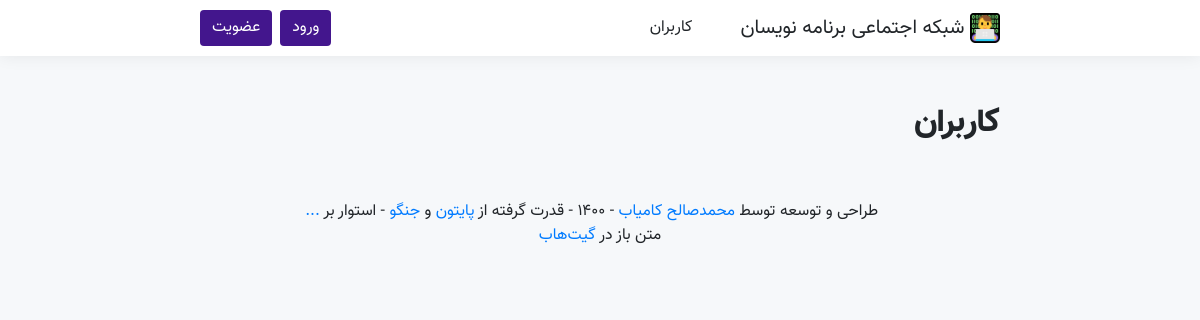
The page /user/all/?page=1/ on the database as committed earlier.
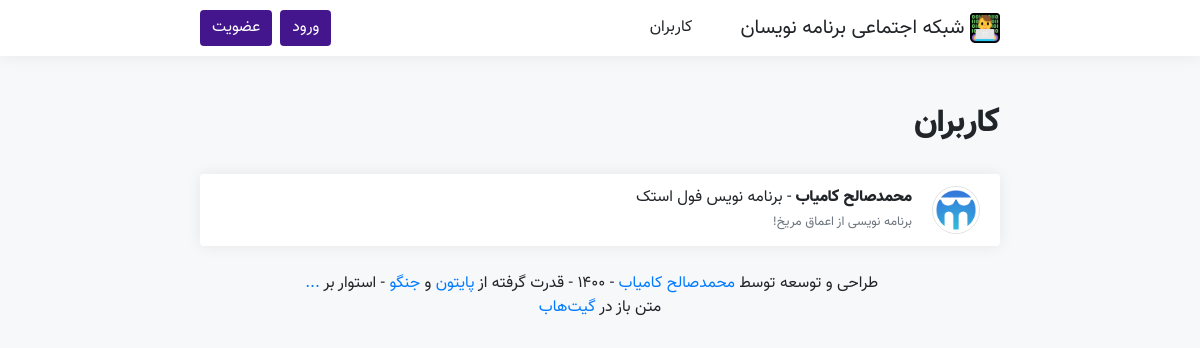
The same page on the database as committed later.
### main/models.py (models this page shows, shortened)
class Person(models.Model):
    PROGRAMMING_CHOICES = (
        ('C Language', 'C Language'),
        ('C++', 'C++'),
        ('C#', 'C#'),
        ('Objective-C', 'Objective-C'),
        ('Java', 'Java'),
        ('JavaScript', 'JavaScript'),
        ('Python', 'Python'),
        ('PHP', 'PHP'),
        ('HTML', 'HTML'),
        ('CSS', 'CSS'),
        ('Perl', 'Perl'),
        ('Swift', 'Swift'),
        ('Kotlin', 'Kotlin'),
        ('Go', 'Go'),
        ('Ruby', 'Ruby'),
        ('Basic', 'Basic'),
        ('Pascal', 'Pascal'),
        ('Lua', 'Lua'),
        ('R Language', 'R Language'),
        ('Rust', 'Rust'),
        ('TypeScript', 'TypeScript'),
    )
    YEARS = []
    for year in range(1330, 1395):
        YEARS.append((str(year), str(year)),)
    YEARS = tuple(YEARS)
    username = models.CharField(max_length = 50, verbose_name = 'نام کاربری')
    avatar = models.ImageField(upload_to = 'avatars/', blank = True, verbose_name = 'آواتار')
    name = models.CharField(max_length = 50, verbose_name = 'نام')
    public_email = models.CharField(max_length = 100, null = True, blank = True, verbose_name = 'پست الکترونیک')
    mobile = models.CharField(max_length = 11, null = True, blank = True, verbose_name = 'شماره تماس')
    description = models.CharField(max_length = 200, null = True, blank = True, verbose_name = 'توضیحات')
    year_of_born = models.CharField(max_length = 4, choices = YEARS, null = True, blank = True, verbose_name = 'سال تولد')
    gender = models.CharField(max_length = 10, null = True, blank = True, verbose_name = 'جنسیت')
    work = models.CharField(max_length = 50, null = True, blank = True, verbose_name = 'تخصص')
    programming = models.ManyToManyField('Programming', blank = True, verbose_name = 'زبان‌های برنامه نویسی')
    rezome = models.TextField(null = True, blank = True, default = '', verbose_name = 'رزومه')
    likes = models.ManyToManyField('Post', blank = True, verbose_name = 'لایک‌ها')
    viewed_posts = models.ManyToManyField('Post', related_name = 'views_post', blank = True, verbose_name = 'مطالب مشاهده شده')
    following = models.ManyToManyField('Person', blank = True, verbose_name = 'دنبال شوندگان')
    len_following = models.CharField(max_length = 10, default = 0, verbose_name = 'تعداد دنبال شوندگان')
    followers = models.ManyToManyField('Person', related_name = 'folllowers', blank = True, verbose_name = 'دنبال کنندگان')
    len_followers = models.CharField(max_length = 10, default = 0, verbose_name = 'تعداد دنبال کنندگان')
    github = models.URLField(null = True, blank = True, verbose_name = 'گیت‌هاب')
    gitlab = models.URLField(null = True, blank = True, verbose_name = 'گیت‌لب')
    stackowerflow = models.URLField(null = True, blank = True, verbose_name = 'استک اورفلو')
    linkedin = models.URLField(null = True, blank = True, verbose_name = 'لینکدین')
    dev = models.URLField(null = True, blank = True, verbose_name = 'جامعه دِو')
    website = models.URLField(null = True, blank = True, verbose_name = 'وبسایت')
    class Meta:
        verbose_name = 'فرد'
        verbose_name_plural = 'افراد'

### persons/views.py (the view)
# urls.py: path('all/?page=<int:page>/', views.all_persons, name = 'all_persons'),
def all_persons(request, page):
    if request.user.is_authenticated:
        try:
            user = Person.objects.get(username = request.user.username)
        except:
            user = Person(username = request.user.username, name = request.user.first_name)
            user.save()
    else:
        user = None
    persons = Person.objects.all() # Get all persons
    paginate = Paginator(persons, 3)
    context = {
        'persons': paginate.page(page),
        'current_url': str('/user/all/%3Fpage=1/').replace('/', '%2F'),
    }
    mskf.add_notification_availability_to_context(request, context)
    mskf.add_authenticated_user_to_context(request, context)
    return render(request, 'all_persons.html', context)

### main/functions.py (called while the page is built)
    def add_notification_availability_to_context(request, context):
        if request.user.is_authenticated:
            person = Person.objects.get(username=request.user.username)
            notification = Notification.objects.filter(
                givver=person,
                done=False)
            new_notif = False
            if len(notification) > 0:
                new_notif = True
            context['new_notif'] = new_notif
            context['notif_len'] = len(notification)

    def add_authenticated_user_to_context(request, context):
        if request.user.is_authenticated:
            authenticated_user = Person.objects.get(username=request.user.username)
            context['authenticated_user'] = authenticated_user

### media/template/all_persons.html (shortened to what this page needs)
{% extends 'main.html' %}
{% load static %}
{% block body %}
<h2>کاربران</h2><br/>
<ul class="infinite-container" style="list-style-type: none; padding-right: 0px;">
    {% for person in persons.object_list %}
        <li class="infinite-item">
            <div class="body shadow-ms border-gray">
                <div style="display: table;">
                    <div style="display: inline-block;">
                        <a href="{% url 'person:profile_detail' person.username %}">
                            {% if person.avatar.url != None %}
                                <img class="avatar border-gray " src="{{ person.avatar.url }}" width="48px" height="48px" class=" border-gray" style="border-style: solid; border-width: 1px;">
                            {% else %}
                                <img class="avatar  border-gray" type="button" src="/media/avatars/default_avatar.png/" width="48px" height="48px" style="border-style: solid; border-width: 1px;">
                            {% endif %}
                        </a>
                    </div>
                    <div style="display: table-cell; vertical-align: middle; padding-right: 20px;">
                        <p style="margin-bottom: 0px;">
                            <a class="person-name" href="{% url 'person:profile_detail' person.username %}">
                                {{ person.name }}
                            </a>
                            {% if person.work != None %}
                                - {{ person.work }}
                            {% endif %}
                        </p>
                        {% if person.description != None %}
                            <small class="text-muted">{{ person.description }}</small>
                        {% endif %}
                    </div>
                </div>
            </div>
        </li>
    {% endfor %}
</ul>
{% endblock %}

### media/template/main.html (shortened to what this page needs)
{% load static %}
<!DOCTYPE html>
<html lang="fa" dir="rtl">
<head>
    <link rel="stylesheet" href="{% static 'css/bootstrap.min.css' %}">
    <link rel="stylesheet" href="{% static 'css/style.css' %}" />
    <link rel="stylesheet" href="{% static 'css/icofont.min.css' %}">
    <link rel="stylesheet" href="{% static 'css/animate.min.css' %}" />
</head>
<body>
    {% include 'partials/navigation.html' %}
    <div class="wrp">
        {% block body %}{% endblock %}
        {% include 'partials/footer.html' %}
        <br />
    </div>
</body>
</html>

### media/template/partials/navigation.html (shortened to what this page needs)
{% load static %}
<nav class="navbar navbar-expand-lg navbar-light shadow-ms border-gray">
    <div class="wrp">
    <a class="navbar-brand" href="{% url 'index' %}">
        <img src="{% static 'img/programmers-social_logo.svg' %}" width="30" height="30" class="programmers-social_logo d-inline-block align-top" alt="شبکه اجتماعی برنامه نویسان" loading="lazy">
        شبکه اجتماعی برنامه نویسان
    </a>
    <div class="collapse navbar-collapse" id="navbarText">
        <ul class="navbar-nav mr-auto">
            <li class="nav-item">
                <a class="nav-link" href="{% url 'person:all_persons' 1 %}">کاربران</a>
            </li>
        </ul>
    </div>
    <form class="form-inline">
        {% if user.is_authenticated %}
            <a href="{% url 'person:profile_detail' user.username %}">
                {% if new_notif %}
                    <a class="notification my-2 my-sm-0" style="margin-left: 10px;" href="{% url 'person:new_notifications' %}" data-toggle="tooltip" data-placement="right" title="{{ notif_len }} پیام جدید موجود است!"><i class="icofont-alarm animated infinite flash" style="font-size: 1.2em; vertical-align: middle;"></i></a>
                {% else %}
                    <a class="notification my-2 my-sm-0" style="margin-left: 10px;" href="{% url 'person:all_notifications' 1 %}" data-toggle="tooltip" data-placement="right" title="پیام جدیدی موجود نیست"><i class="icofont-alarm" style="font-size: 1.2em; vertical-align: middle;"></i></a>
                {% endif %}
            </a>
            <div class="dropdown">
                    <a data-toggle="dropdown" aria-haspopup="true" aria-expanded="false">
                        {% if authenticated_user.avatar.url != None %}
                            <img class="avatar mr-sm-2 border-gray" type="button" src="{{ authenticated_user.avatar.url }}" width="38px" height="38px" style="border-style: solid; border-width: 1px;">
                        {% else %}
                            <img class="avatar mr-sm-2 border-gray" type="button" src="/media/avatars/default_avatar.png/" width="38px" height="38px" style="border-style: solid; border-width: 1px;">
                        {% endif %}
                    </a>
                <div class="dropdown-menu shadow-ms border-gray" aria-labelledby="dropdownMenuButton" style="text-align: center;">
                    <a class="dropdown-item" href="{% url 'person:profile_detail' user.username %}">{{ authenticated_user.name }}<br/><small>{{ authenticated_user.username }}@</small></a>
                    <div class="dropdown-divider"></div>
                    <a class="dropdown-item" href="{% url 'person:post:new_post' %}"><i class="icofont-pen-nib"></i> نوشتن مطلب</a>
                    <a class="dropdown-item" href="{% url 'cloud:cloud_index' %}"><i class="icofont-cloud"></i> فضای ابری</a>
                    <a class="dropdown-item" href="{% url 'person:friends' 1 %}"><i class="icofont-users-alt-5"></i> دوستان شما</a>
                    <a class="dropdown-item" href="{% url 'person:edit_profile' %}"><i class="icofont-settings-alt"></i> تنظیمات</a>
                    <a href="https://github.com/mskf1383/Programmers-Social/issues" target="_blank" class="dropdown-item"><i class="icofont-bug"></i> گزارش باگ</a>
                    <div class="dropdown-divider"></div>
                    <a href="#" class="btn-toggle"><i class="icofont-moon"></i> حالت شب</a>
                    <div class="dropdown-divider"></div>
                    <a class="dropdown-item" href="{% url 'logout' %}"><i class="icofont-sign-out"></i> خروج</a>
                </div>
            </div>
        {% else %}
            <a href="{% url 'login' %}"><button class="btn btn-primary my-2 my-sm-0 border-gray" type="button">ورود</button></a>
            <a href="{% url 'signup' %}"><button class="btn btn-primary mr-sm-2 border-gray" type="button">عضویت</button></a>
        {% endif %}
    </form></div>
</nav>
<br/><br/>

### media/template/partials/footer.html
<footer style="text-align: center; padding-top: 10px;">
    <p>
        <i class="icofont-copyright"></i> طراحی و توسعه توسط <a href="{% url 'person:profile_detail' 'mskf1383' %}">محمدصالح کامیاب</a>
         - ۱۴۰۰ - قدرت گرفته از <a href="https://www.python.org/" target="_blank">پایتون</a>
         و <a href="https://www.djangoproject.com/" target="_blank">جنگو</a>
         - استوار بر <a href="#" target="_blank">...</a>
        <br/>
        متن باز در <a href="https://github.com/" target="_blank">گیت‌هاب</a>
    </p>
</footer>

### media/static/css/style.css (style rules this page uses)
:root { --primary: #43168d; --primary-hover: #2b0b5f; --primary-shadow: #43168d50; --dark: #dedad6; --dark: #212529; --body-background: #f6f8fa; --light: #fff; --light-hover: #f5f5f5; --border-color: rgba(0,0,0,0.125); }
body { font-family: Vazir FD; text-align: right; background: var(--body-background); color: var(--dark) }
h1, h2, h3, h4, h5, h6 { font-family: Vazir Black FD; font-weight: 900; }
.wrp { margin: auto; width: 800px; display: inherit; }
.body { border-radius: .25rem; padding: .75rem 1.25rem; background-color: var(--light); border: 1px solid rgba(0,0,0,.125); width: 100%; margin-bottom: 10px; }
.body img { max-width: 100%; border-radius: .25rem; margin-top: .75rem; margin-bottom: .75rem; }
a, p, img, h1, h2, h3, h4, h5, h6 { transition: .3s; color: var(--dark); text-decoration: none !important; }
a { color: #007bff; }
.person-name { font-family: Vazir Black FD; font-weight: 900; text-decoration: none; color: var(--dark); }
.avatar { max-width: unset !important; border-radius: 100% !important; margin-top: 0rem !important; margin-bottom: 0rem !important; border-style: solid; border-width: 1px; }
.navbar-brand { margin-right: 0rem; }
.btn-primary { color:#fff; background-color:var(--primary) !important; border-color:var(--primary) !important; }
.mr-auto, .mx-auto { margin-left: auto !important; margin-right: 0px !important; }
.navbar { position: sticky; top: 0px; z-index: 999; border-bottom: 1px solid rgba(0,0,0,.125); background-color: var(--light); color: var(--dark); }
.navbar-light .navbar-brand { color: var(--dark); }
.navbar-light .navbar-nav .nav-link { color: var(--dark); }
.border-gray { border-color: var(--border-color); border-width: 0ch; }
.shadow-ms { box-shadow: 0 0 1rem 0 rgba(0,0,0,.075); }
[class*=" icofont-"], [class^=icofont-] { vertical-align: middle; }

Rows that differ between the two databases and show on the page:
added Person: avatar (picture), name "محمدصالح کامیاب", work "برنامه نویس فول استک", description "برنامه نویسی از اعماق مریخ!"
